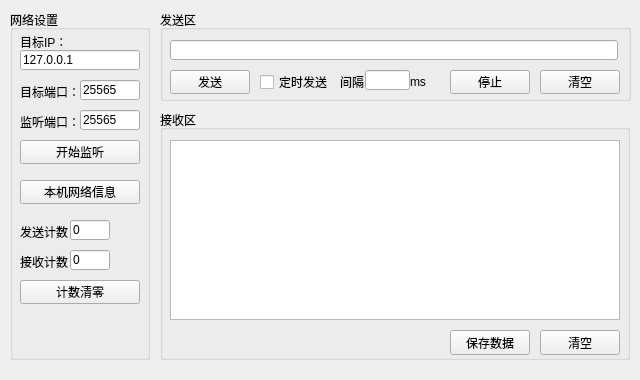
<?xml version="1.0" encoding="UTF-8"?>
<ui version="4.0">
 <class>Widget</class>
 <widget class="QWidget" name="Widget">
  <property name="geometry">
   <rect>
    <x>0</x>
    <y>0</y>
    <width>640</width>
    <height>380</height>
   </rect>
  </property>
  <property name="windowTitle">
   <string>Widget</string>
  </property>
  <widget class="QGroupBox" name="groupBox_send">
   <property name="geometry">
    <rect>
     <x>160</x>
     <y>10</y>
     <width>471</width>
     <height>91</height>
    </rect>
   </property>
   <property name="title">
    <string>发送区</string>
   </property>
   <widget class="QPushButton" name="pBtn_send">
    <property name="geometry">
     <rect>
      <x>10</x>
      <y>60</y>
      <width>80</width>
      <height>24</height>
     </rect>
    </property>
    <property name="text">
     <string>发送</string>
    </property>
   </widget>
   <widget class="QPushButton" name="pBtn_send_clear">
    <property name="geometry">
     <rect>
      <x>380</x>
      <y>60</y>
      <width>80</width>
      <height>24</height>
     </rect>
    </property>
    <property name="text">
     <string>清空</string>
    </property>
   </widget>
   <widget class="QCheckBox" name="checkBox_timedSending">
    <property name="geometry">
     <rect>
      <x>100</x>
      <y>60</y>
      <width>85</width>
      <height>24</height>
     </rect>
    </property>
    <property name="text">
     <string>定时发送</string>
    </property>
   </widget>
   <widget class="QLabel" name="label_send_interval">
    <property name="geometry">
     <rect>
      <x>180</x>
      <y>60</y>
      <width>30</width>
      <height>24</height>
     </rect>
    </property>
    <property name="text">
     <string>间隔</string>
    </property>
   </widget>
   <widget class="QLineEdit" name="lineEdit_send_time">
    <property name="geometry">
     <rect>
      <x>205</x>
      <y>60</y>
      <width>45</width>
      <height>20</height>
     </rect>
    </property>
   </widget>
   <widget class="QLabel" name="label_send_ms">
    <property name="geometry">
     <rect>
      <x>250</x>
      <y>60</y>
      <width>30</width>
      <height>24</height>
     </rect>
    </property>
    <property name="text">
     <string>ms</string>
    </property>
   </widget>
   <widget class="QPushButton" name="pBtn_send_stop">
    <property name="geometry">
     <rect>
      <x>290</x>
      <y>60</y>
      <width>80</width>
      <height>24</height>
     </rect>
    </property>
    <property name="font">
     <font>
      <strikeout>false</strikeout>
     </font>
    </property>
    <property name="text">
     <string>停止</string>
    </property>
   </widget>
   <widget class="QLineEdit" name="lineEdit_send">
    <property name="geometry">
     <rect>
      <x>10</x>
      <y>30</y>
      <width>448</width>
      <height>20</height>
     </rect>
    </property>
   </widget>
  </widget>
  <widget class="QGroupBox" name="groupBox_receive">
   <property name="geometry">
    <rect>
     <x>160</x>
     <y>110</y>
     <width>470</width>
     <height>250</height>
    </rect>
   </property>
   <property name="title">
    <string>接收区</string>
   </property>
   <widget class="QPushButton" name="pBtn_receive_clear">
    <property name="geometry">
     <rect>
      <x>380</x>
      <y>220</y>
      <width>80</width>
      <height>25</height>
     </rect>
    </property>
    <property name="text">
     <string>清空</string>
    </property>
   </widget>
   <widget class="QTextBrowser" name="textBrowser_receive">
    <property name="geometry">
     <rect>
      <x>10</x>
      <y>30</y>
      <width>450</width>
      <height>180</height>
     </rect>
    </property>
   </widget>
   <widget class="QPushButton" name="pBtn_saveData">
    <property name="geometry">
     <rect>
      <x>290</x>
      <y>220</y>
      <width>80</width>
      <height>25</height>
     </rect>
    </property>
    <property name="text">
     <string>保存数据</string>
    </property>
   </widget>
  </widget>
  <widget class="QGroupBox" name="groupBox_network">
   <property name="geometry">
    <rect>
     <x>10</x>
     <y>10</y>
     <width>140</width>
     <height>350</height>
    </rect>
   </property>
   <property name="title">
    <string>网络设置</string>
   </property>
   <widget class="QLabel" name="label_destnIP">
    <property name="geometry">
     <rect>
      <x>10</x>
      <y>20</y>
      <width>70</width>
      <height>24</height>
     </rect>
    </property>
    <property name="text">
     <string>目标IP：</string>
    </property>
   </widget>
   <widget class="QLineEdit" name="lineEdit_destnIP">
    <property name="geometry">
     <rect>
      <x>10</x>
      <y>40</y>
      <width>120</width>
      <height>20</height>
     </rect>
    </property>
    <property name="text">
     <string>127.0.0.1</string>
    </property>
   </widget>
   <widget class="QLabel" name="label_destnPort">
    <property name="geometry">
     <rect>
      <x>10</x>
      <y>70</y>
      <width>70</width>
      <height>24</height>
     </rect>
    </property>
    <property name="text">
     <string>目标端口：</string>
    </property>
   </widget>
   <widget class="QLineEdit" name="lineEdit_destnPort">
    <property name="geometry">
     <rect>
      <x>70</x>
      <y>70</y>
      <width>60</width>
      <height>20</height>
     </rect>
    </property>
    <property name="text">
     <string>25565</string>
    </property>
   </widget>
   <widget class="QLabel" name="label_listenPort">
    <property name="geometry">
     <rect>
      <x>10</x>
      <y>100</y>
      <width>70</width>
      <height>24</height>
     </rect>
    </property>
    <property name="text">
     <string>监听端口：</string>
    </property>
   </widget>
   <widget class="QLineEdit" name="lineEdit_listenPort">
    <property name="geometry">
     <rect>
      <x>70</x>
      <y>100</y>
      <width>60</width>
      <height>20</height>
     </rect>
    </property>
    <property name="text">
     <string>25565</string>
    </property>
   </widget>
   <widget class="QPushButton" name="pBtn_listenStart">
    <property name="geometry">
     <rect>
      <x>10</x>
      <y>130</y>
      <width>120</width>
      <height>24</height>
     </rect>
    </property>
    <property name="text">
     <string>开始监听</string>
    </property>
   </widget>
   <widget class="QPushButton" name="pBtn_networkConfig">
    <property name="geometry">
     <rect>
      <x>10</x>
      <y>170</y>
      <width>120</width>
      <height>24</height>
     </rect>
    </property>
    <property name="text">
     <string>本机网络信息</string>
    </property>
   </widget>
   <widget class="QLabel" name="label_sendCount">
    <property name="geometry">
     <rect>
      <x>10</x>
      <y>210</y>
      <width>60</width>
      <height>24</height>
     </rect>
    </property>
    <property name="text">
     <string>发送计数</string>
    </property>
   </widget>
   <widget class="QLabel" name="label_receiveCount">
    <property name="geometry">
     <rect>
      <x>10</x>
      <y>240</y>
      <width>60</width>
      <height>24</height>
     </rect>
    </property>
    <property name="text">
     <string>接收计数</string>
    </property>
   </widget>
   <widget class="QLineEdit" name="lineEdit_sendCount">
    <property name="geometry">
     <rect>
      <x>60</x>
      <y>210</y>
      <width>40</width>
      <height>20</height>
     </rect>
    </property>
    <property name="text">
     <string>0</string>
    </property>
   </widget>
   <widget class="QLineEdit" name="lineEdit_receiveCount">
    <property name="geometry">
     <rect>
      <x>60</x>
      <y>240</y>
      <width>40</width>
      <height>20</height>
     </rect>
    </property>
    <property name="text">
     <string>0</string>
    </property>
   </widget>
   <widget class="QPushButton" name="pBtn_count_clear">
    <property name="geometry">
     <rect>
      <x>10</x>
      <y>270</y>
      <width>120</width>
      <height>24</height>
     </rect>
    </property>
    <property name="text">
     <string>计数清零</string>
    </property>
   </widget>
  </widget>
 </widget>
 <tabstops>
  <tabstop>pBtn_send</tabstop>
  <tabstop>pBtn_receive_clear</tabstop>
 </tabstops>
 <resources/>
 <connections/>
</ui>
